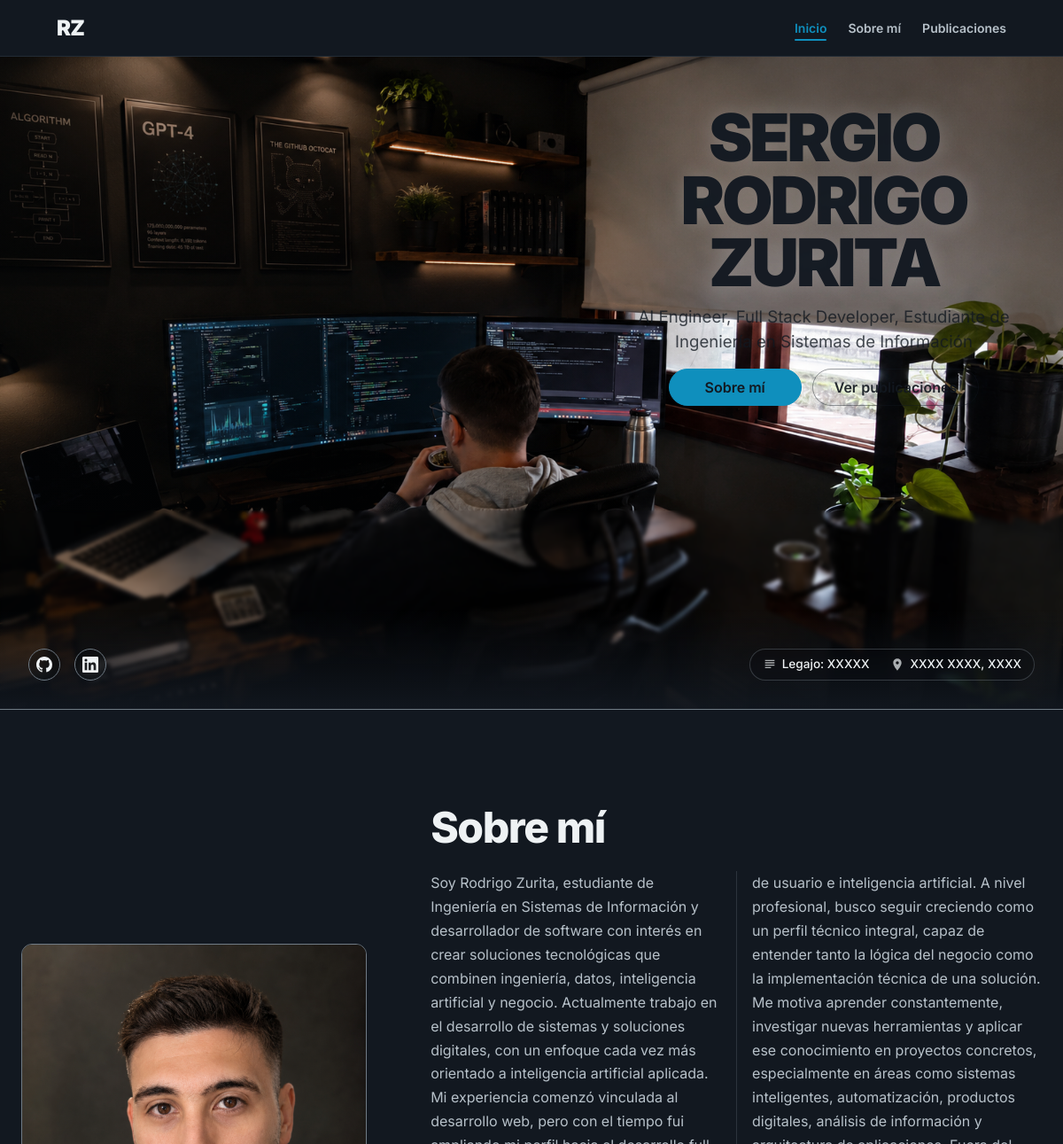
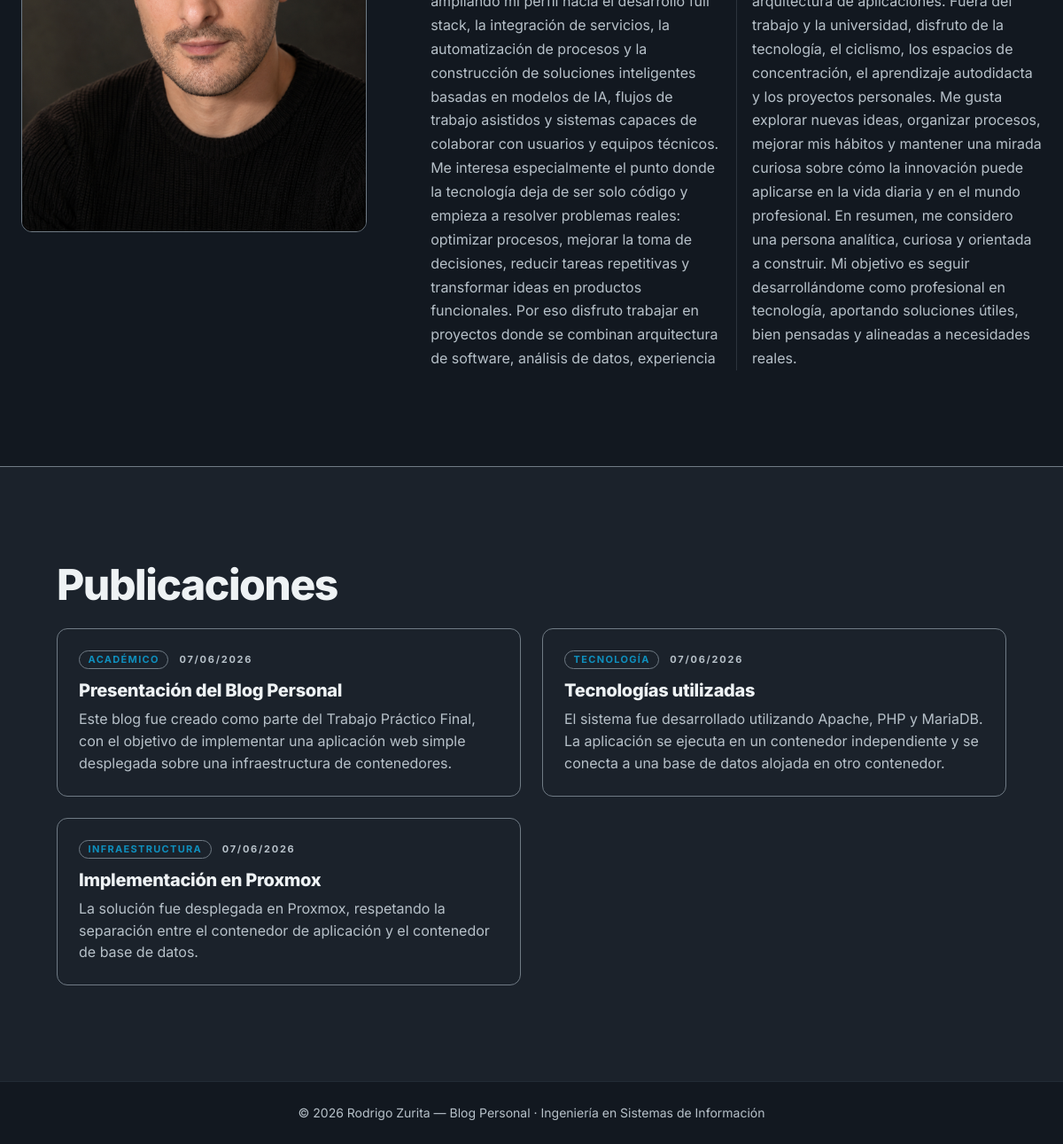
The page / on the database its author committed (2 pictures, top to bottom).
### tables this page shows
CREATE TABLE IF NOT EXISTS perfil (
    id INT AUTO_INCREMENT PRIMARY KEY,
    nombre_completo VARCHAR(150) NOT NULL,
    hero_descripcion TEXT NOT NULL,
    sobre_mi_texto TEXT NOT NULL,
    legajo VARCHAR(20) DEFAULT '',
    ubicacion VARCHAR(100) DEFAULT '',
    github_url VARCHAR(255) DEFAULT '',
    linkedin_url VARCHAR(255) DEFAULT '',
    fecha_creacion TIMESTAMP DEFAULT CURRENT_TIMESTAMP,
    updated_at TIMESTAMP DEFAULT CURRENT_TIMESTAMP ON UPDATE CURRENT_TIMESTAMP
);

CREATE TABLE IF NOT EXISTS publicaciones (
    id INT AUTO_INCREMENT PRIMARY KEY,
    titulo VARCHAR(150) NOT NULL,
    contenido TEXT NOT NULL,
    categoria VARCHAR(80),
    fecha_creacion TIMESTAMP DEFAULT CURRENT_TIMESTAMP
);

### db.php (called while the page is built, shortened)
<?php
function getDB(): PDO
{
    $host     = getenv('DB_HOST') ?: 'db';
    $dbname   = getenv('MARIADB_DATABASE') ?: 'blogdb';
    $user     = getenv('MARIADB_USER') ?: 'bloguser';
    $password = getenv('MARIADB_PASSWORD') ?: 'blog_pass_2024';
    static $pdo = null;
    if ($pdo === null) {
        $pdo = new PDO(
            "mysql:host=$host;dbname=$dbname;charset=utf8mb4",
            $user,
            $password,
            [
                PDO::ATTR_ERRMODE            => PDO::ERRMODE_EXCEPTION,
                PDO::ATTR_DEFAULT_FETCH_MODE => PDO::FETCH_ASSOC,
                PDO::ATTR_EMULATE_PREPARES   => false,
            ]
        );
    }
    return $pdo;
}
function getPerfil(): array
{
    $pdo  = getDB();
    $stmt = $pdo->query('SELECT * FROM perfil LIMIT 1');
    $row  = $stmt->fetch();
    return $row;
}

### index.php (the view, shortened to what this page needs)
<?php
require_once __DIR__ . '/db.php';
$perfil = [
    'nombre_completo'  => 'Nombre del Alumno',
    'hero_descripcion' => 'Descripción pendiente',
    'sobre_mi_texto'   => '',
    'legajo'           => '',
    'ubicacion'        => '',
    'github_url'       => '',
    'linkedin_url'     => '',
];
try {
    $pdo            = getDB();
    $stmt           = $pdo->query('SELECT id, titulo, contenido, categoria, fecha_creacion FROM publicaciones ORDER BY fecha_creacion DESC');
    $publicaciones  = $stmt->fetchAll();
    $perfil = getPerfil();
} catch (PDOException $e) {
    $publicaciones = [];
}
?><!DOCTYPE html>
<html lang="es">
<head>
    <link rel="stylesheet" href="/assets/css/style.css">
</head>
<body>
<nav class="navbar" role="navigation" aria-label="Navegación principal">
    <div class="container nav-container">
        <a href="/" class="nav-logo" aria-label="Ir al inicio">RZ</a>
        <ul class="nav-links">
            <li><a href="/" class="active">Inicio</a></li>
            <li><a href="#about">Sobre mí</a></li>
            <li><a href="#publicaciones">Publicaciones</a></li>
        </ul>
    </div>
</nav>
<section class="hero">
    <div class="container hero-container">
        <h1 class="hero-name"><?= htmlspecialchars($perfil['nombre_completo'] ?? 'Nombre del Alumno', ENT_QUOTES, 'UTF-8') ?></h1>
        <p class="hero-subtitle"><?= htmlspecialchars($perfil['hero_descripcion'] ?? 'Descripción pendiente', ENT_QUOTES, 'UTF-8') ?></p>
        <div class="hero-actions">
            <a href="#about" class="btn btn-primary">Sobre mí</a>
            <a href="#publicaciones" class="btn btn-secondary">Ver publicaciones</a>
        </div>
    </div>
    <div class="hero-bottom-bar">
        <div class="hero-social">
            <?php if (!empty($perfil['github_url'])): ?>
            <a href="<?= htmlspecialchars($perfil['github_url'], ENT_QUOTES, 'UTF-8') ?>" target="_blank" rel="noopener" aria-label="GitHub">
            </a>
            <?php endif; ?>
            <?php if (!empty($perfil['linkedin_url'])): ?>
            <a href="<?= htmlspecialchars($perfil['linkedin_url'], ENT_QUOTES, 'UTF-8') ?>" target="_blank" rel="noopener" aria-label="LinkedIn">
            </a>
            <?php endif; ?>
        </div>
        <div class="hero-info">
            <?php if (!empty($perfil['legajo'])): ?>
            <span class="hero-info-item">
                <svg viewBox="0 0 24 24"><path d="M4 4h16v2H4V4zm0 4h16v2H4V8zm0 4h16v2H4v-2zm0 4h10v2H4v-2z"/></svg>
                Legajo: <?= htmlspecialchars($perfil['legajo'], ENT_QUOTES, 'UTF-8') ?>
            </span>
            <?php endif; ?>
            <?php if (!empty($perfil['ubicacion'])): ?>
            <span class="hero-info-item">
                <svg viewBox="0 0 24 24"><path d="M12 2C8.13 2 5 5.13 5 9c0 5.25 7 13 7 13s7-7.75 7-13c0-3.87-3.13-7-7-7zm0 9.5c-1.38 0-2.5-1.12-2.5-2.5s1.12-2.5 2.5-2.5 2.5 1.12 2.5 2.5-1.12 2.5-2.5 2.5z"/></svg>
                <?= htmlspecialchars($perfil['ubicacion'], ENT_QUOTES, 'UTF-8') ?>
            </span>
            <?php endif; ?>
        </div>
    </div>
</section>
<section id="about" class="about section-pad">
    <div class="container">
        <div class="about-grid">
            <div class="about-image-col">
                <?php if (file_exists(__DIR__ . '/assets/img/foto_perfil.png')): ?>
                    <img src="/assets/img/foto_perfil.png"
                         alt="Rodrigo Zurita"
                         class="about-photo"
                         loading="lazy">
                <?php else: ?>
                    <div class="about-photo-placeholder" role="img" aria-label="Foto de perfil no disponible">
                        <span>RZ</span>
                    </div>
                <?php endif; ?>
            </div>
            <div class="about-content-col">
                <h2 class="section-headline">Sobre mí</h2>
                <p class="about-text"><?= htmlspecialchars($perfil['sobre_mi_texto'] ?? '', ENT_QUOTES, 'UTF-8') ?></p>
            </div>
        </div>
    </div>
</section>
<section id="publicaciones" class="publications section-pad">
    <div class="container">
        <h2 class="section-headline">Publicaciones</h2>
        <?php if (empty($publicaciones)): ?>
            <div class="empty-state">
                <div class="empty-state-icon">📝</div>
                <p class="empty-state-text">Todavía no hay publicaciones.</p>
                <p class="empty-state-sub">Las publicaciones aparecerán aquí una vez que sean cargadas desde el panel de administración.</p>
            </div>
        <?php else: ?>
            <div class="pub-grid">
                <?php foreach ($publicaciones as $pub): ?>
                    <article class="pub-card">
                        <div class="pub-card-frame" aria-hidden="true"></div>
                        <div class="pub-card-body">
                            <div class="pub-meta">
                                <?php if (!empty($pub['categoria'])): ?>
                                    <span class="pub-category"><?= htmlspecialchars($pub['categoria'], ENT_QUOTES, 'UTF-8') ?></span>
                                <?php endif; ?>
                                <time class="pub-date" datetime="<?= htmlspecialchars($pub['fecha_creacion'], ENT_QUOTES, 'UTF-8') ?>">
                                    <?= htmlspecialchars(date('d/m/Y', strtotime($pub['fecha_creacion'])), ENT_QUOTES, 'UTF-8') ?>
                                </time>
                            </div>
                            <h3 class="pub-title"><?= htmlspecialchars($pub['titulo'], ENT_QUOTES, 'UTF-8') ?></h3>
                            <p class="pub-excerpt"><?= htmlspecialchars($pub['contenido'], ENT_QUOTES, 'UTF-8') ?></p>
                        </div>
                    </article>
                <?php endforeach; ?>
            </div>
        <?php endif; ?>
    </div>
</section>
<footer class="footer">
    <div class="container">
        <p class="footer-text">&copy; <?= date('Y') ?> Rodrigo Zurita — Blog Personal · Ingeniería en Sistemas de Información</p>
    </div>
</footer>
</body>
</html>

### rows shown on the page
perfil: nombre_completo "SERGIO RODRIGO ZURITA", hero_descripcion "AI Engineer, Full Stack Developer, Estudiante de Ingeniería en Sistemas de Información", legajo "XXXXX", ubicacion "XXXX XXXX, XXXX", sobre_mi_texto "Soy Rodrigo Zurita, estudiante de Ingeniería en Sistemas de Información y desarrollador de software con interés en crear soluciones tecnológicas que combinen ingeniería, datos, inteligencia artificial y negocio. Actualmente trabajo en el desarrollo de sistemas y soluciones digitales, con un enfoque cada vez más orientado a inteligencia artificial aplicada. Mi experiencia comenzó vinculada al desarrollo web, pero con el tiempo fui ampliando mi perfil hacia el desarrollo full stack, la integración de servicios, la automatización de procesos y la construcción de soluciones inteligentes basadas en modelos de IA, flujos de trabajo asistidos y sistemas capaces de colaborar con usuarios y equipos…"
publicaciones: categoria "ACADÉMICO", fecha_creacion "07/06/2026", titulo "Presentación del Blog Personal", contenido "Este blog fue creado como parte del Trabajo Práctico Final, con el objetivo de implementar una aplicación web simple desplegada sobre una infraestructura de contenedores."
publicaciones: categoria "TECNOLOGÍA", fecha_creacion "07/06/2026", titulo "Tecnologías utilizadas", contenido "El sistema fue desarrollado utilizando Apache, PHP y MariaDB. La aplicación se ejecuta en un contenedor independiente y se conecta a una base de datos alojada en otro contenedor."
publicaciones: categoria "INFRAESTRUCTURA", fecha_creacion "07/06/2026", titulo "Implementación en Proxmox", contenido "La solución fue desplegada en Proxmox, respetando la separación entre el contenedor de aplicación y el contenedor de base de datos."
